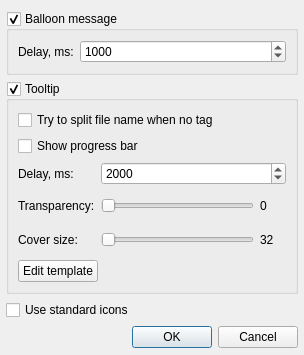
<?xml version="1.0" encoding="UTF-8"?>
<ui version="4.0">
 <class>SettingsDialog</class>
 <widget class="QDialog" name="SettingsDialog">
  <property name="geometry">
   <rect>
    <x>0</x>
    <y>0</y>
    <width>304</width>
    <height>355</height>
   </rect>
  </property>
  <property name="windowTitle">
   <string>Status Icon Plugin Settings</string>
  </property>
  <layout class="QGridLayout" name="gridLayout">
   <property name="leftMargin">
    <number>6</number>
   </property>
   <property name="rightMargin">
    <number>6</number>
   </property>
   <property name="bottomMargin">
    <number>6</number>
   </property>
   <item row="0" column="0" colspan="2">
    <widget class="QGroupBox" name="messageGroupBox">
     <property name="title">
      <string>Balloon message</string>
     </property>
     <property name="checkable">
      <bool>true</bool>
     </property>
     <layout class="QHBoxLayout" name="horizontalLayout">
      <item>
       <widget class="QLabel" name="label_3">
        <property name="text">
         <string>Delay, ms:</string>
        </property>
        <property name="alignment">
         <set>Qt::AlignLeading|Qt::AlignLeft|Qt::AlignVCenter</set>
        </property>
       </widget>
      </item>
      <item>
       <widget class="QSpinBox" name="messageDelaySpinBox">
        <property name="sizePolicy">
         <sizepolicy hsizetype="Expanding" vsizetype="Fixed">
          <horstretch>0</horstretch>
          <verstretch>0</verstretch>
         </sizepolicy>
        </property>
        <property name="minimum">
         <number>100</number>
        </property>
        <property name="maximum">
         <number>10000</number>
        </property>
        <property name="singleStep">
         <number>100</number>
        </property>
        <property name="value">
         <number>1000</number>
        </property>
       </widget>
      </item>
     </layout>
    </widget>
   </item>
   <item row="1" column="0" colspan="2">
    <widget class="QGroupBox" name="niceTooltipGroupBox">
     <property name="sizePolicy">
      <sizepolicy hsizetype="Preferred" vsizetype="Expanding">
       <horstretch>0</horstretch>
       <verstretch>0</verstretch>
      </sizepolicy>
     </property>
     <property name="title">
      <string>Tooltip</string>
     </property>
     <property name="flat">
      <bool>false</bool>
     </property>
     <property name="checkable">
      <bool>true</bool>
     </property>
     <layout class="QGridLayout" name="gridLayout_2">
      <item row="0" column="0" colspan="2">
       <widget class="QCheckBox" name="niceTooltipSplitCheckBox">
        <property name="text">
         <string>Try to split file name when no tag</string>
        </property>
       </widget>
      </item>
      <item row="1" column="0" colspan="2">
       <widget class="QCheckBox" name="progressCheckBox">
        <property name="text">
         <string>Show progress bar</string>
        </property>
       </widget>
      </item>
      <item row="2" column="0">
       <widget class="QLabel" name="niceTooltipDelayLabel">
        <property name="text">
         <string>Delay, ms:</string>
        </property>
       </widget>
      </item>
      <item row="2" column="1">
       <widget class="QSpinBox" name="niceTooltipDelaySpinBox">
        <property name="sizePolicy">
         <sizepolicy hsizetype="Preferred" vsizetype="Fixed">
          <horstretch>0</horstretch>
          <verstretch>0</verstretch>
         </sizepolicy>
        </property>
        <property name="maximum">
         <number>10000</number>
        </property>
        <property name="singleStep">
         <number>500</number>
        </property>
        <property name="value">
         <number>2000</number>
        </property>
       </widget>
      </item>
      <item row="3" column="0">
       <widget class="QLabel" name="transparencyLabel">
        <property name="text">
         <string>Transparency:</string>
        </property>
       </widget>
      </item>
      <item row="3" column="1">
       <layout class="QHBoxLayout" name="horizontalLayout_3">
        <item>
         <widget class="QSlider" name="transparencySlider">
          <property name="maximum">
           <number>100</number>
          </property>
          <property name="orientation">
           <enum>Qt::Horizontal</enum>
          </property>
          <property name="tickPosition">
           <enum>QSlider::NoTicks</enum>
          </property>
         </widget>
        </item>
        <item>
         <widget class="QLabel" name="niceTooltipOpacityValueLabel">
          <property name="sizePolicy">
           <sizepolicy hsizetype="Maximum" vsizetype="Preferred">
            <horstretch>3</horstretch>
            <verstretch>0</verstretch>
           </sizepolicy>
          </property>
          <property name="minimumSize">
           <size>
            <width>26</width>
            <height>0</height>
           </size>
          </property>
          <property name="text">
           <string>0</string>
          </property>
         </widget>
        </item>
       </layout>
      </item>
      <item row="4" column="0">
       <widget class="QLabel" name="transparencyLabel_2">
        <property name="text">
         <string>Cover size:</string>
        </property>
       </widget>
      </item>
      <item row="4" column="1">
       <layout class="QHBoxLayout" name="horizontalLayout_2">
        <item>
         <widget class="QSlider" name="coverSizeSlider">
          <property name="minimum">
           <number>32</number>
          </property>
          <property name="maximum">
           <number>160</number>
          </property>
          <property name="pageStep">
           <number>16</number>
          </property>
          <property name="orientation">
           <enum>Qt::Horizontal</enum>
          </property>
          <property name="tickPosition">
           <enum>QSlider::NoTicks</enum>
          </property>
         </widget>
        </item>
        <item>
         <widget class="QLabel" name="niceTooltipOpacityValueLabel_2">
          <property name="sizePolicy">
           <sizepolicy hsizetype="Maximum" vsizetype="Preferred">
            <horstretch>3</horstretch>
            <verstretch>0</verstretch>
           </sizepolicy>
          </property>
          <property name="minimumSize">
           <size>
            <width>26</width>
            <height>0</height>
           </size>
          </property>
          <property name="text">
           <string>32</string>
          </property>
         </widget>
        </item>
       </layout>
      </item>
      <item row="5" column="0" colspan="2">
       <layout class="QHBoxLayout" name="horizontalLayout_4">
        <item>
         <widget class="QPushButton" name="templateButton">
          <property name="text">
           <string>Edit template</string>
          </property>
         </widget>
        </item>
        <item>
         <spacer name="horizontalSpacer_3">
          <property name="orientation">
           <enum>Qt::Horizontal</enum>
          </property>
          <property name="sizeHint" stdset="0">
           <size>
            <width>40</width>
            <height>20</height>
           </size>
          </property>
         </spacer>
        </item>
       </layout>
      </item>
     </layout>
    </widget>
   </item>
   <item row="2" column="0" colspan="2">
    <widget class="QCheckBox" name="standardIconsCheckBox">
     <property name="text">
      <string>Use standard icons</string>
     </property>
    </widget>
   </item>
   <item row="3" column="0">
    <spacer name="horizontalSpacer">
     <property name="orientation">
      <enum>Qt::Horizontal</enum>
     </property>
     <property name="sizeHint" stdset="0">
      <size>
       <width>279</width>
       <height>23</height>
      </size>
     </property>
    </spacer>
   </item>
   <item row="3" column="1">
    <widget class="QDialogButtonBox" name="buttonBox">
     <property name="sizePolicy">
      <sizepolicy hsizetype="Maximum" vsizetype="Fixed">
       <horstretch>0</horstretch>
       <verstretch>0</verstretch>
      </sizepolicy>
     </property>
     <property name="standardButtons">
      <set>QDialogButtonBox::Cancel|QDialogButtonBox::Ok</set>
     </property>
    </widget>
   </item>
  </layout>
 </widget>
 <resources/>
 <connections>
  <connection>
   <sender>buttonBox</sender>
   <signal>accepted()</signal>
   <receiver>SettingsDialog</receiver>
   <slot>accept()</slot>
   <hints>
    <hint type="sourcelabel">
     <x>295</x>
     <y>315</y>
    </hint>
    <hint type="destinationlabel">
     <x>112</x>
     <y>103</y>
    </hint>
   </hints>
  </connection>
  <connection>
   <sender>buttonBox</sender>
   <signal>rejected()</signal>
   <receiver>SettingsDialog</receiver>
   <slot>reject()</slot>
   <hints>
    <hint type="sourcelabel">
     <x>295</x>
     <y>315</y>
    </hint>
    <hint type="destinationlabel">
     <x>27</x>
     <y>106</y>
    </hint>
   </hints>
  </connection>
 </connections>
</ui>
